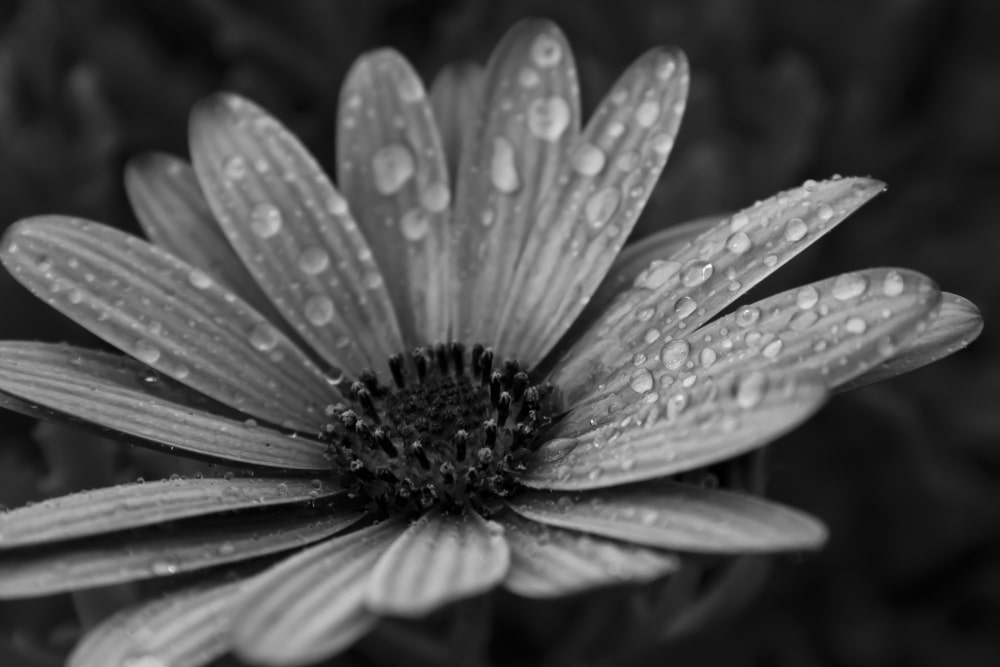
#> input picture examples/test_image.jpg, 1000 x 667 px
$ python test_dp_seam.py   (older library calls are emulated)
#> lines starting #> are read from the running program, lines starting #| are printed output that depends on the picture
#> further down, img is the input picture: shape (667, 1000); min 0, max 253, mean 75.8
#| Image shape: (667, 1000)
### core/energy.py
# Compute pixel energy (cost matrix for DP).
# Image → Energy Map

import cv2
import numpy as np

def compute_energy_sobel(gray_img : np.ndarray) -> np.ndarray:

    """
    Compute energy map using the Sobel operator.

    Parameters

    ----------

    gray_img : np.ndarray
        Grayscale image of shape (H, W)-> input image

    Returns
    -------
    energy : np.ndarray
        Energy map of shape (H, W) -> output energy map

    """

    # Horizontal pixel differences
    grad_x = cv2.Sobel(gray_img, cv2.CV_64F, 1, 0, ksize=3)
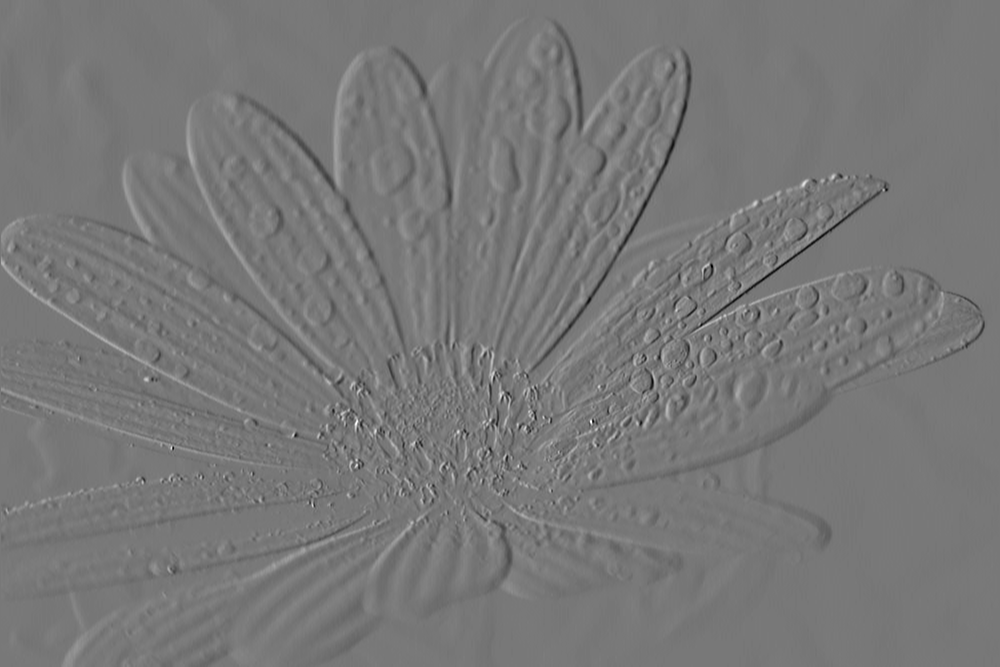
#> grad_x: shape (667, 1000) float64; min -400, max 449, mean -0.3; drawn with min black and max white

    # Vertical pixel differences
    grad_y = cv2.Sobel(gray_img, cv2.CV_64F, 0, 1, ksize=3)
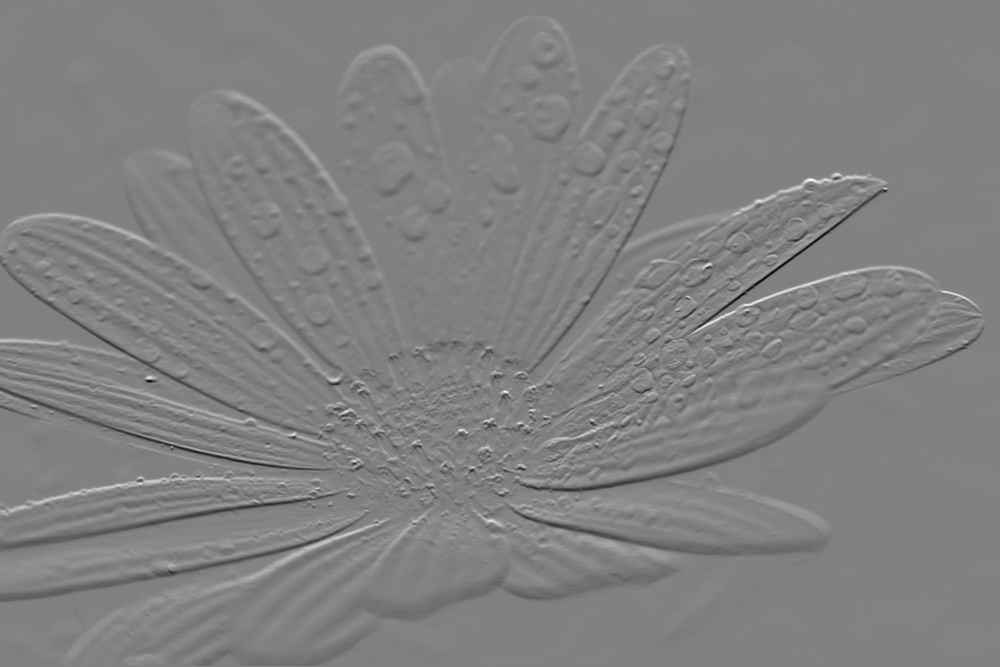
#> grad_y: shape (667, 1000) float64; min -512, max 499, mean 0.2; drawn with min black and max white

    # Energy = total change at each pixel
    energy = np.abs(grad_x) + np.abs(grad_y)
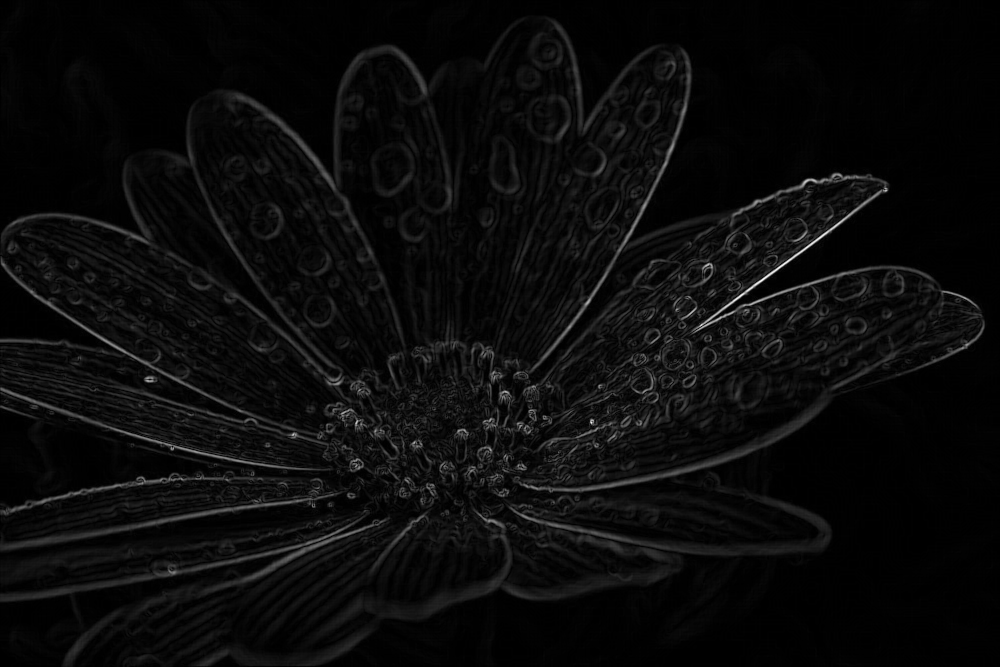
#> energy: shape (667, 1000) float64; min 0, max 852, mean 37.8; drawn with min black and max white
#| Energy shape: (667, 1000)

    return energy

# Simple test (optional)
# [7 lines that do not run on import are left out]

### core/dp_seam.py
# Find minimum-energy vertical seam using space-optimized DP.
# Energy Map → Vertical Seam

import numpy as np

def find_vertical_seam(energy : np.ndarray) -> list[int]:

    """
    Finds the minimum-energy vertical seam using space-optimized DP.

    Parameters
    ----------
    energy : np.ndarray
        Energy map of shape (H, W) -> input energy map

    Returns
    -------
    seam : list[int]
        seam[i] = column index of seam pixel in row i -> output vertical seam
        (In row i, which column should I remove?)

    """

    H, W = energy.shape
#> H = 667; W = 1000

    # dp for previous row (space optimized)
    prev = energy[H - 1].copy()
#> prev = 1000 values, max 82 at index 66, min 0 at index 0, mean 5.9

    # to reconstruct the seam, we need to store the choices
    parent = np.zeros((H, W), dtype=np.int32)

    # move upwards from last row

    for i in range(H - 2, -1, -1):
        temp = np.zeros(W)

        for j in range(W):

            l = prev[j - 1] if j > 0 else 1e9
            c = prev[j]
            r = prev[j + 1] if j < W - 1 else 1e9

            best = min(l, c, r)

            # store where we go next
            if best == l:
                parent[i][j] = j - 1
            elif best == c:
                parent[i][j] = j
            else:
                parent[i][j] = j + 1

            temp[j] = energy[i][j] + best

        prev = temp
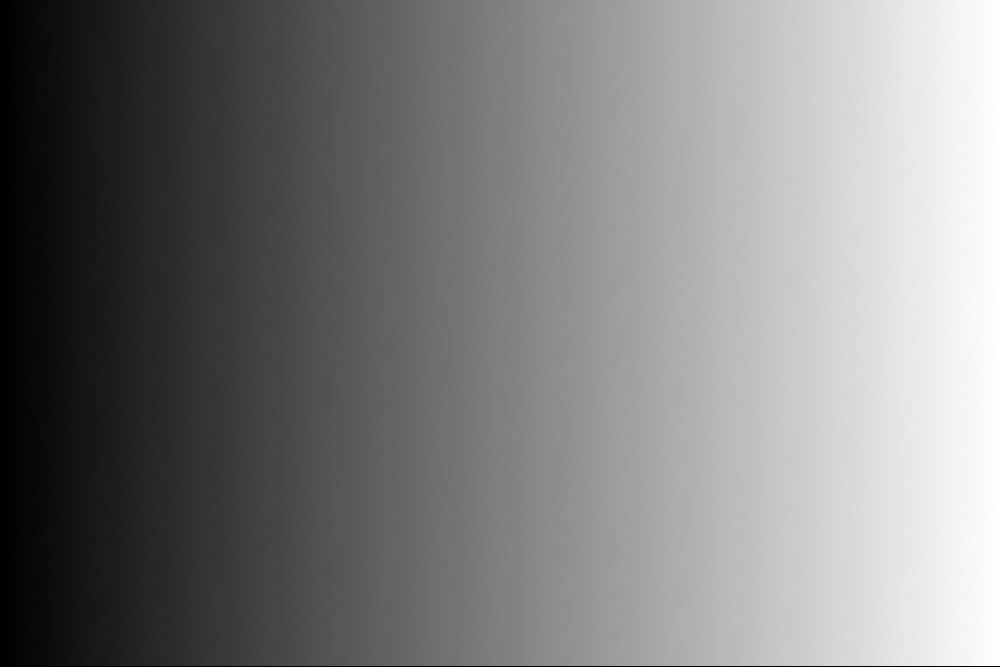
#> parent: shape (667, 1000) int32; min 0, max 999, mean 498.7; drawn with min black and max white

    # choose best start in top row
    j = np.argmin(prev)
#> j = 966

    # reconstruct seam (top → bottom)
    seam = [j]
#> seam = [966]
    for i in range(0, H - 1):
        j = parent[i][j]
        seam.append(j)
#> this loop made 666 passes
#> after the loop, seam = 667 values, max 995 at index 337, min 805 at index 616, mean 925.5

    return seam

### test_dp_seam.py
import cv2
import numpy as np

from core.energy import compute_energy_sobel
from core.dp_seam import find_vertical_seam

# 1️⃣ Load image as grayscale
img = cv2.imread("examples/test_image.jpg", cv2.IMREAD_GRAYSCALE)
assert img is not None, "Image not loaded"

print("Image shape:", img.shape)

# 2️⃣ Compute energy map
energy = compute_energy_sobel(img)
print("Energy computed")
print("Energy shape:", energy.shape)

# 3️⃣ Find vertical seam (DP)
seam = find_vertical_seam(energy)

# 4️⃣ Basic sanity checks
H, W = img.shape
#> H = 667; W = 1000

print("Seam length:", len(seam))
#| Seam length: 667
print("First 10 seam indices:", seam[:10])
#| First 10 seam indices: [966, 966, 966, 966, 966, 966, 966, 966, 966, 966]
print("Last 10 seam indices:", seam[-10:])
#| Last 10 seam indices: [825, 826, 827, 828, 829, 829, 829, 829, 829, 829]

# 5️⃣ Validate seam values
for i, col in enumerate(seam):
    if not (0 <= col < W):
        raise ValueError(f"Invalid seam index at row {i}: {col}")
#> this loop made 667 passes

print("✅ Seam indices are valid")
print("✅ DP + parent logic works")
